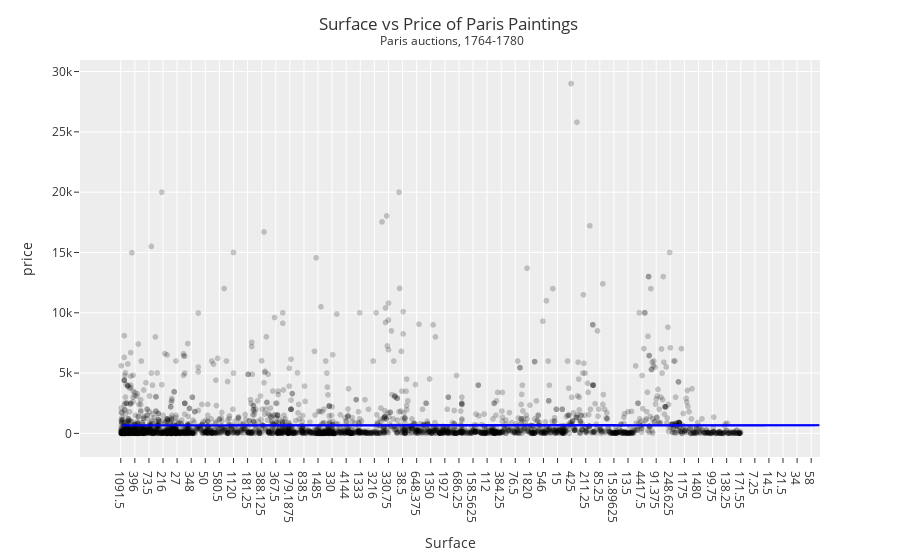

Notebook source saved alongside this figure:
### Code cell
fig = px.scatter(DF,
                 x='Surface',
                 y="price",
                 color_discrete_sequence=['black'],
                 opacity=0.2)

fig.update_layout(template="ggplot2",
                  title='Surface vs Price of Paris Paintings <br><sup> Paris auctions, 1764-1780</sup>',
                  title_x=0.5)

# Add the line our model would predict
model = pd.DataFrame()
model['w'] = DF['Width_in']
model['y'] = LM.coef_*model['w']+LM.intercept_
model = model.sort_values('w')

fig.add_trace(
    px.line(model, x='w', y='y',color_discrete_sequence=['blue']).data[0]
)

fig.show()

### Figure 1 — Plotly figure (JSON) as saved in the notebook; plotly's stock layout.template omitted (floating-point values rounded to 4 significant figures; data arrays with more than 128 entries replaced by an {"elided": "..."} marker saying what was removed)
{"data": [{"hovertemplate": "Surface=%{x}<br>price=%{y}<extra></extra>", "legendgroup": "", "marker": {"color": "black", "opacity": 0.2, "symbol": "circle"}, "mode": "markers", "name": "", "showlegend": false, "type": "scattergl", "x": {"elided": "3393 str values"}, "xaxis": "x", "y": {"elided": "3393 float values"}, "yaxis": "y"}, {"hovertemplate": "w=%{x}<br>y=%{y}<extra></extra>", "legendgroup": "", "line": {"color": "blue", "dash": "solid"}, "marker": {"symbol": "circle"}, "mode": "lines", "name": "", "showlegend": false, "type": "scattergl", "x": {"elided": "3393 float values"}, "xaxis": "x", "y": {"elided": "3393 float values"}, "yaxis": "y"}], "layout": {"legend": {"tracegroupgap": 0}, "margin": {"t": 60}, "title": {"text": "Surface vs Price of Paris Paintings <br><sup> Paris auctions, 1764-1780</sup>", "x": 0.5}, "xaxis": {"anchor": "y", "domain": [0, 1], "title": {"text": "Surface"}}, "yaxis": {"anchor": "x", "domain": [0, 1], "title": {"text": "price"}}}}
